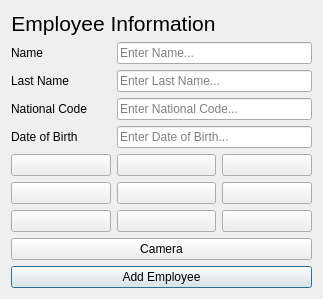
<?xml version="1.0" encoding="UTF-8"?>
<ui version="4.0">
 <class>Form</class>
 <widget class="QWidget" name="Form">
  <property name="geometry">
   <rect>
    <x>0</x>
    <y>0</y>
    <width>323</width>
    <height>293</height>
   </rect>
  </property>
  <property name="sizePolicy">
   <sizepolicy hsizetype="Expanding" vsizetype="Expanding">
    <horstretch>0</horstretch>
    <verstretch>0</verstretch>
   </sizepolicy>
  </property>
  <property name="minimumSize">
   <size>
    <width>0</width>
    <height>0</height>
   </size>
  </property>
  <property name="maximumSize">
   <size>
    <width>396</width>
    <height>452</height>
   </size>
  </property>
  <property name="windowTitle">
   <string>Form</string>
  </property>
  <layout class="QGridLayout" name="gridLayout">
   <item row="5" column="1">
    <widget class="QPushButton" name="lbl2">
     <property name="text">
      <string/>
     </property>
    </widget>
   </item>
   <item row="2" column="0">
    <widget class="QLabel" name="label_3">
     <property name="text">
      <string>Last Name</string>
     </property>
    </widget>
   </item>
   <item row="9" column="0" colspan="3">
    <widget class="QPushButton" name="btn_add">
     <property name="text">
      <string>Add Employee</string>
     </property>
     <property name="shortcut">
      <string>Return</string>
     </property>
     <property name="autoDefault">
      <bool>true</bool>
     </property>
     <property name="default">
      <bool>true</bool>
     </property>
    </widget>
   </item>
   <item row="7" column="1">
    <widget class="QPushButton" name="lbl7">
     <property name="text">
      <string/>
     </property>
    </widget>
   </item>
   <item row="5" column="2">
    <widget class="QPushButton" name="lbl3">
     <property name="text">
      <string/>
     </property>
    </widget>
   </item>
   <item row="4" column="0">
    <widget class="QLabel" name="label_5">
     <property name="text">
      <string>Date of Birth</string>
     </property>
    </widget>
   </item>
   <item row="6" column="2">
    <widget class="QPushButton" name="lbl8">
     <property name="text">
      <string/>
     </property>
    </widget>
   </item>
   <item row="1" column="0">
    <widget class="QLabel" name="label_2">
     <property name="text">
      <string>Name</string>
     </property>
    </widget>
   </item>
   <item row="8" column="0" colspan="3">
    <widget class="QPushButton" name="btn_camera">
     <property name="text">
      <string>Camera</string>
     </property>
    </widget>
   </item>
   <item row="6" column="0">
    <widget class="QPushButton" name="lbl4">
     <property name="text">
      <string/>
     </property>
    </widget>
   </item>
   <item row="6" column="1">
    <widget class="QPushButton" name="lbl5">
     <property name="text">
      <string/>
     </property>
    </widget>
   </item>
   <item row="7" column="2">
    <widget class="QPushButton" name="lbl9">
     <property name="text">
      <string/>
     </property>
    </widget>
   </item>
   <item row="7" column="0">
    <widget class="QPushButton" name="lbl6">
     <property name="text">
      <string/>
     </property>
    </widget>
   </item>
   <item row="0" column="0" colspan="2">
    <widget class="QLabel" name="label">
     <property name="font">
      <font>
       <pointsize>16</pointsize>
      </font>
     </property>
     <property name="text">
      <string>Employee Information</string>
     </property>
     <property name="alignment">
      <set>Qt::AlignCenter</set>
     </property>
    </widget>
   </item>
   <item row="4" column="1" colspan="2">
    <widget class="QLineEdit" name="tb_dateofbirth">
     <property name="placeholderText">
      <string>Enter Date of Birth...</string>
     </property>
    </widget>
   </item>
   <item row="3" column="0">
    <widget class="QLabel" name="label_4">
     <property name="text">
      <string>National Code</string>
     </property>
    </widget>
   </item>
   <item row="5" column="0">
    <widget class="QPushButton" name="lbl1">
     <property name="text">
      <string/>
     </property>
     <property name="checkable">
      <bool>false</bool>
     </property>
     <property name="checked">
      <bool>false</bool>
     </property>
    </widget>
   </item>
   <item row="3" column="1" colspan="2">
    <widget class="QLineEdit" name="tb_nationalcode">
     <property name="placeholderText">
      <string>Enter National Code...</string>
     </property>
    </widget>
   </item>
   <item row="2" column="1" colspan="2">
    <widget class="QLineEdit" name="tb_lastname">
     <property name="placeholderText">
      <string>Enter Last Name...</string>
     </property>
    </widget>
   </item>
   <item row="1" column="1" colspan="2">
    <widget class="QLineEdit" name="tb_name">
     <property name="placeholderText">
      <string>Enter Name...</string>
     </property>
    </widget>
   </item>
  </layout>
 </widget>
 <resources/>
 <connections/>
</ui>
